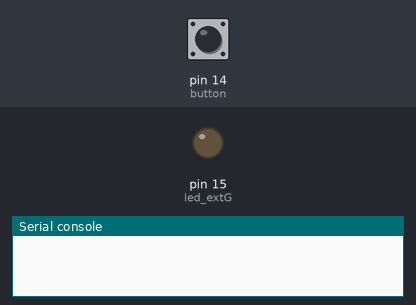
The program below on a simulated MicroPython board. On the bench: output pins drawn as LEDs (lit = HIGH), the last lines printed to the serial console. Inputs (shaded band) come from the test bench; at power-on: pin 14 (button) LOW.

Above: at 1.2 s.
1.3 s: pin 14 (button) pulled HIGH for 0.15 s
At 2.0 s:
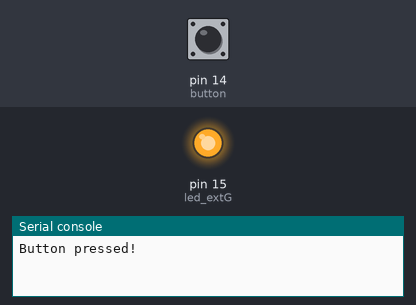
2.9 s: pin 14 (button) pulled HIGH for 1 s
At 3.2 s:
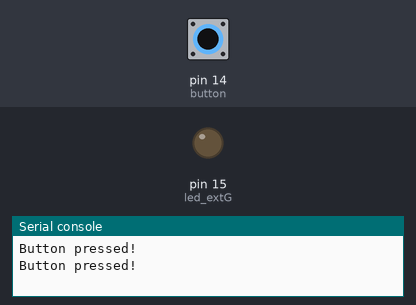
5.4 s: pin 14 (button) pulled HIGH for 3.2 s
At 6.3 s:
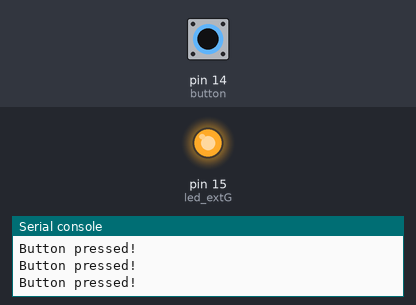
Timing chart, 0 to 8.4 s (numbered marks = the images above; inputs shaded):
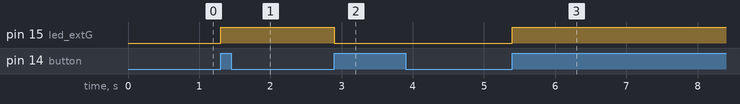

Measured:
- after the input at 1.3 s, pin 15 (led_extG): LOW → HIGH at once
- after the input at 2.9 s, pin 15 (led_extG): HIGH → LOW at once
- after the input at 5.4 s, pin 15 (led_extG): LOW → HIGH at once

The program:

Switch.py
```python
import machine
import utime
button = machine.Pin(14, machine.Pin.IN, machine.Pin.PULL_DOWN)
led_extG = machine.Pin(15, machine.Pin.OUT)
while True:
    if button.value() == 1:
        if i<1:
            led_extG.toggle()
            print("Button pressed!")
        i=i+1
    else:
        i=0
```
